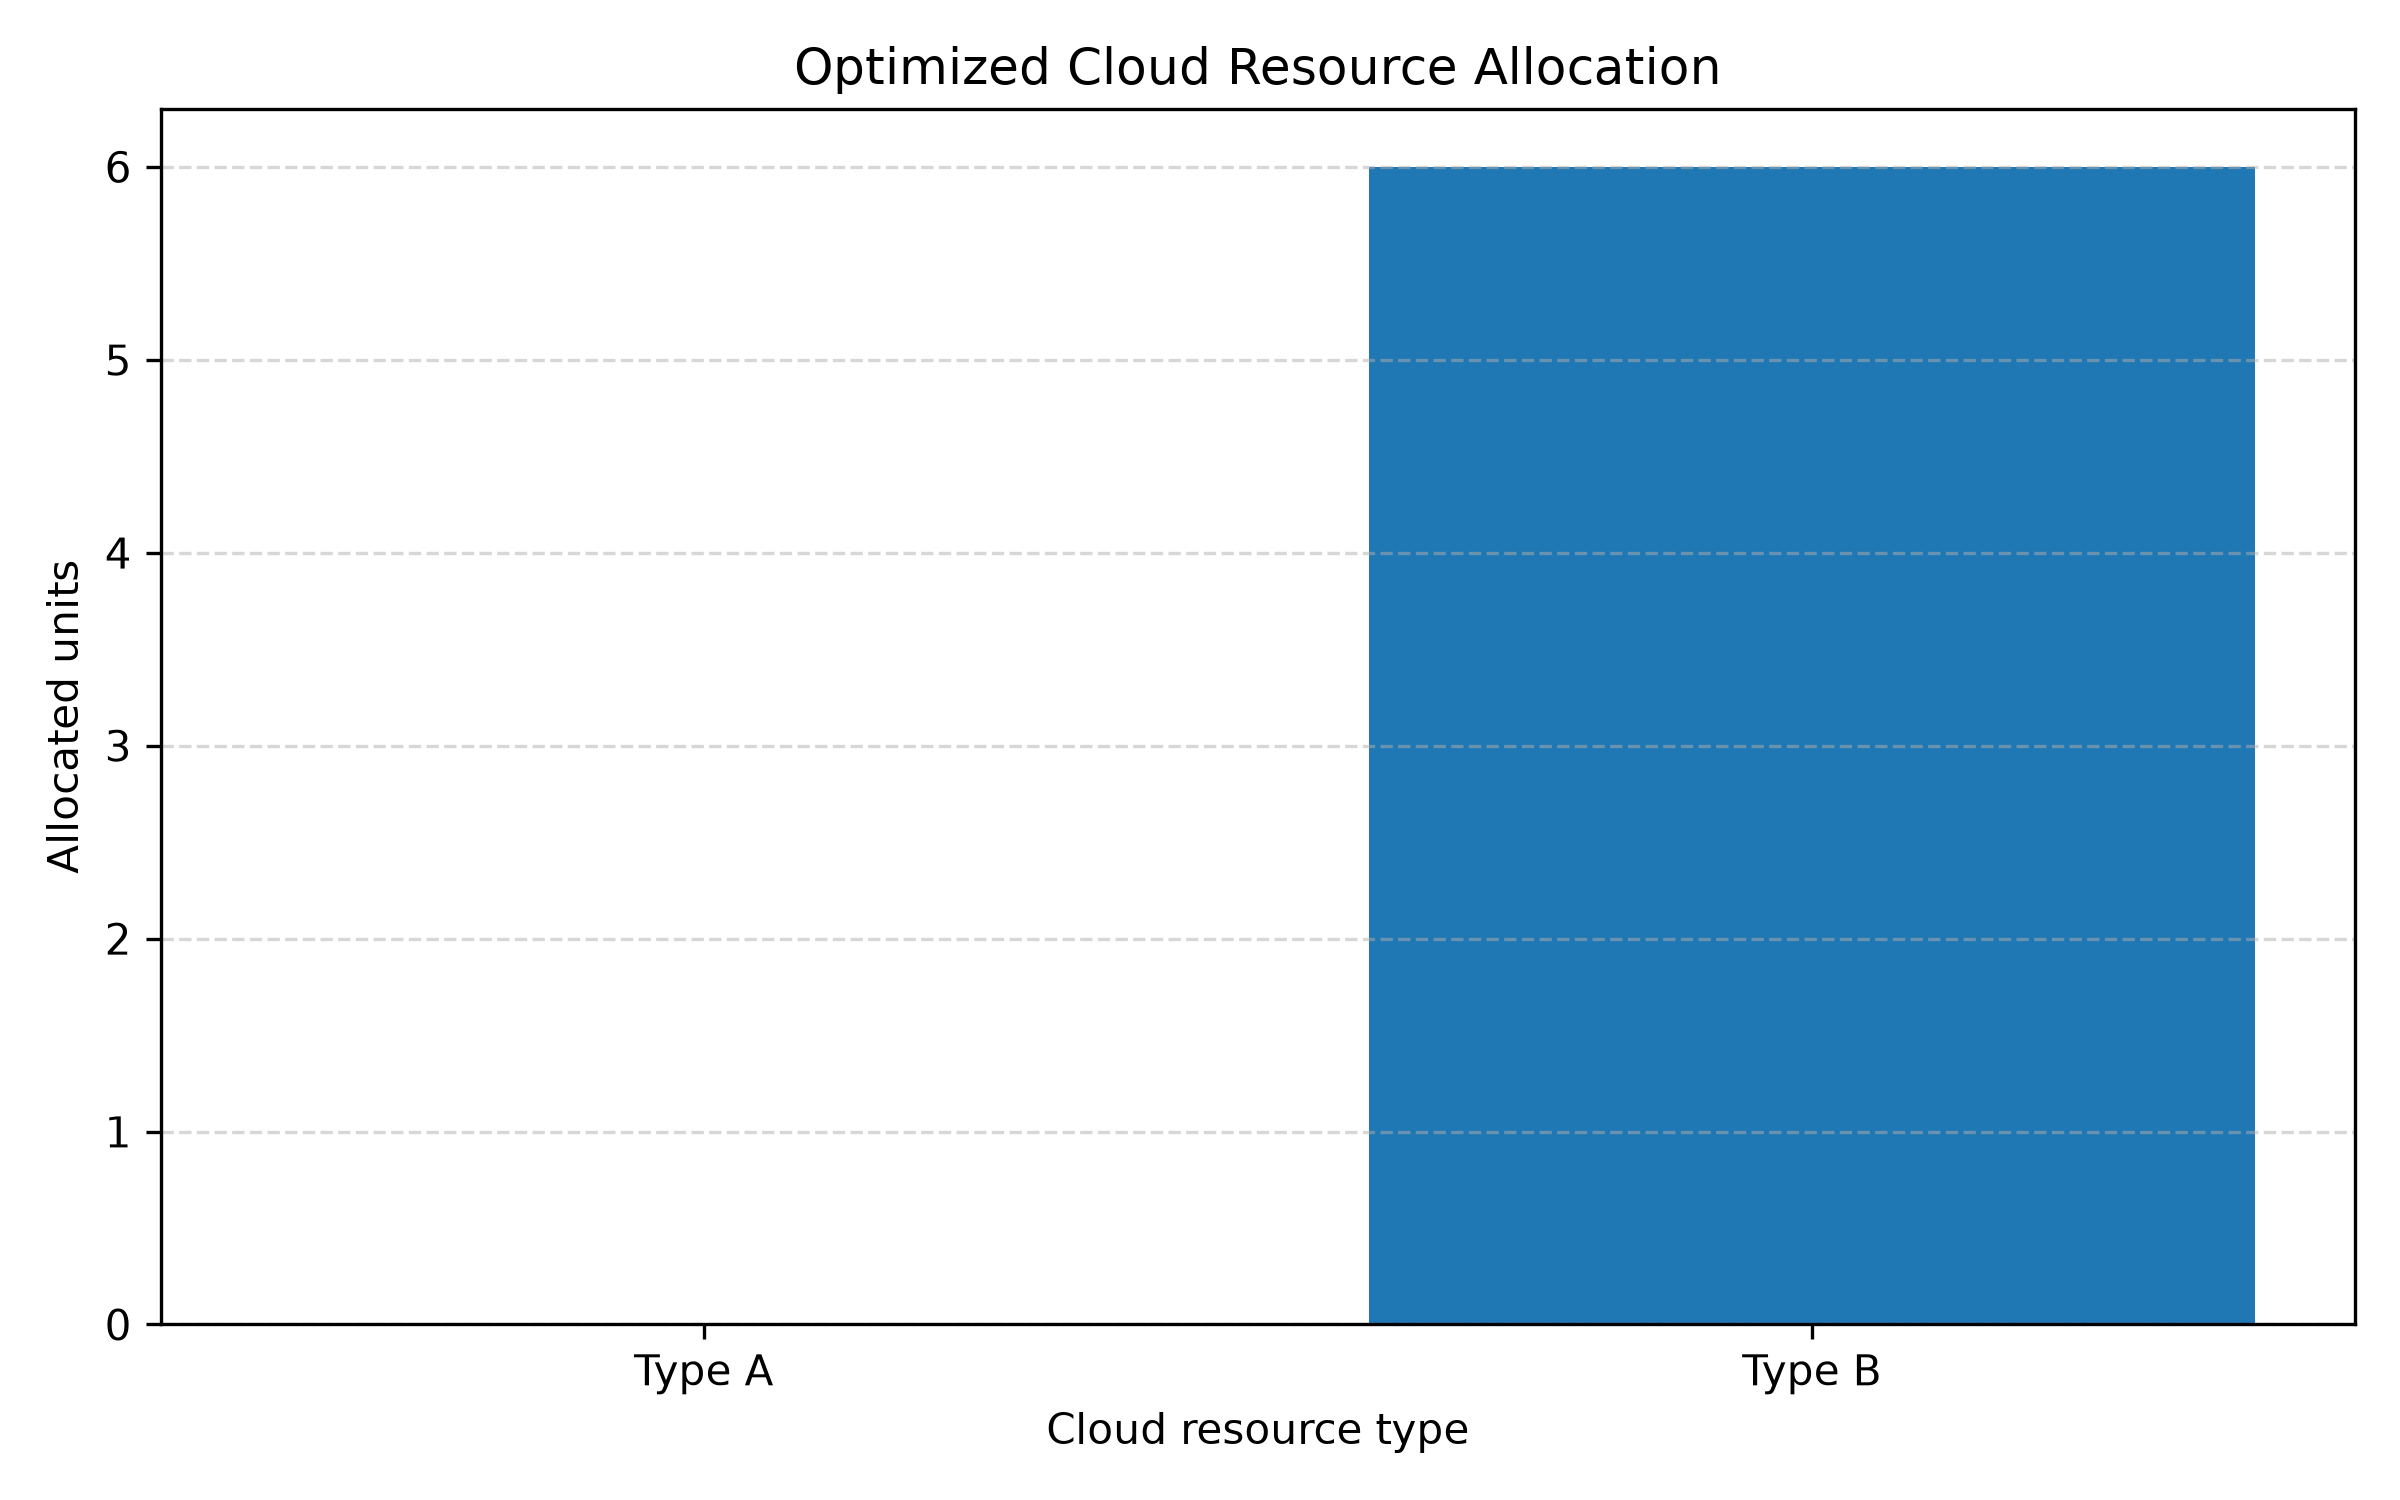

Here is the Python script that generated this plot:

import matplotlib.pyplot as plt
from scipy.optimize import minimize

# Cloud resources for a small business
cost_a = 10.0
cost_b = 16.0
capacity_a = 80.0
capacity_b = 150.0
required_capacity = 900.0

def total_cost(resources):
    x, y = resources
    return cost_a * x + cost_b * y

def capacity_constraint(resources):
    x, y = resources
    return capacity_a * x + capacity_b * y - required_capacity

result = minimize(
    total_cost,
    [5.0, 5.0],
    method="SLSQP",
    bounds=[(0, None), (0, None)],
    constraints={
        "type": "ineq",
        "fun": capacity_constraint
    },
    options={"ftol": 1e-9, "maxiter": 1000}
)

x, y = result.x
total_capacity = capacity_a * x + capacity_b * y

print("Small Business Cloud Resource Optimization")
print("Optimization success:", result.success)
print(f"Type A resource units: {x:.4f}")
print(f"Type B resource units: {y:.4f}")
print(f"Required capacity: {required_capacity:.2f}")
print(f"Total capacity: {total_capacity:.2f}")
print(f"Minimum cost: {result.fun:.2f} cost units")

# Visualize the selected resource allocation
labels = ["Type A", "Type B"]
units = [x, y]

plt.figure(figsize=(8, 5))
plt.bar(labels, units)
plt.xlabel("Cloud resource type")
plt.ylabel("Allocated units")
plt.title("Optimized Cloud Resource Allocation")
plt.grid(axis="y", linestyle="--", alpha=0.5)
plt.tight_layout()
plt.savefig("Task_19_real_world_adaptation.png", dpi=300)
print("Graph saved as Task_19_real_world_adaptation.png")
